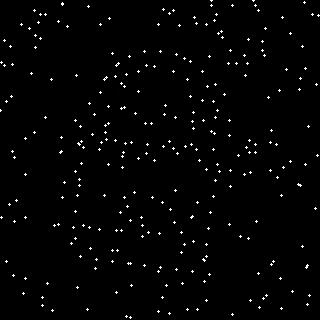
#> input picture stimuli/selection/padlock_06s_15.jpg, 320 x 320 px
$ python sandbox.py
#> lines starting #> are read from the running program, lines starting #| are printed output that depends on the picture
#> further down, original is the input picture: shape (320, 320, 3); min 0, max 255, mean 4.6
### algorithms/position_utils.py
import cv2
import numpy as np


# find number of dots in an image that has only dots
def stimuli_dots(image):  # counts gives the dots on the image
  ''' get the position of dots on the ground truth (dotted) or constellation image'''
  gray = cv2.cvtColor(image, cv2.COLOR_BGR2GRAY)
  gray = cv2.resize(gray, (320, 320))
  ## threshold
  th, threshed = cv2.threshold(gray, 100, 255, cv2.THRESH_BINARY)
#> threshed: shape (320, 320); 1.5% white in thin lines or dots
  ## findcontours
  cnts = cv2.findContours(threshed, cv2.RETR_LIST, cv2.CHAIN_APPROX_SIMPLE)[-2]
#> cnts = 293 contours, all with area under 20
  return cnts


def find_dot_centres(cnts):
  '''returns the Xs,Ys i.e a list of x and y co-ordinates for centre of the given list of contours'''
  Xs, Ys = np.zeros(len(cnts)), np.zeros(len(cnts))
#> Xs = 293 values from 0 to 0; Ys = 293 values from 0 to 0
  for ind, cnt in enumerate(cnts):
    M = cv2.moments(cnt)
    Xs[ind] = int(M["m10"] / M["m00"])
    Ys[ind] = int(M["m01"] / M["m00"])
#> this loop made 293 passes
#> cnt on passes 1 to 3: [[130, 316], [129, 317], [130, 318], [131, 317]], [[126, 315], [125, 316], [126, 317], [127, 316]], [[232, 313], [231, 314], [232, 315], [233, 314]]
#> after the loop, Xs = 293 values, max 318 at index 275, min 0 at index 190, mean 160.3; Ys = 293 values, max 317 at index 0, min 0 at index 291, mean 150.8
  return Xs, Ys


# [33 lines left out: functions drawing_figure, points_on_image, not called in this run]

### algorithms/denoise.py
import numpy as np
import pandas as pd
from sklearn.neighbors import NearestNeighbors


# [86 lines left out: functions remove_outliers_knn, remove_outliers_radius, remove_small_graphs, remove_small_graphs_adaptive, not called in this run]


def find_connected_graphs(n_points, connection_matrix):
  visited = set()
  graphs = []
  for i in range(n_points):
    if i in visited:
      continue
    graph = find_graph_for_point(i, connection_matrix, {i})
    visited.update(graph)
    graphs.append(graph)
  return graphs


def find_graph_for_point(point_idx, connection_matrix, visited_points):
  connected_points = np.argwhere(connection_matrix[point_idx] == 1)
  for connected_idx in connected_points:
    if connected_idx[0] not in visited_points:
      visited_points.add(connected_idx[0])
      find_graph_for_point(connected_idx[0], connection_matrix, visited_points)
  return visited_points

### algorithms/sandbox.py
import cv2
import numpy as np
import pandas as pd
from sklearn.neighbors import NearestNeighbors

from denoise import find_connected_graphs
from position_utils import find_dot_centres, stimuli_dots


def random_color():
  return np.random.randint(0, 255), np.random.randint(0, 255), np.random.randint(0, 255)


def draw_neighbours(image, points, knn):
  for index, point in points.iterrows():
    neighbour_idxs = knn.kneighbors(point.values.reshape(1, -1), return_distance=False)[0]
    [cv2.line(image, point.values, points.iloc[ni].values, (0, 255), 1) for ni in neighbour_idxs]


def draw_filtered_points(image, filtered_points, color=(0, 0, 255)):
  [cv2.circle(image, point, 1, color, -1) for point in filtered_points.values]


def draw_graph(image, graph, points, color=(0, 200, 200)):
  [cv2.circle(image, point, 1, color, -1) for point in points.iloc[graph].values]


original = cv2.imread('../stimuli/selection/padlock_06s_15.jpg')
xs, ys = find_dot_centres(stimuli_dots(original))
#> xs has the same summary as Xs in find_dot_centres; ys has the same summary as Ys in find_dot_centres
df = pd.DataFrame({'x': xs, 'y': ys}, dtype=int)
#> df = table of 293 rows and 2 columns
k = 3
depth = 2

cv2.imshow("original", original)

for i in range(depth):
  print(f"Iteration {i}, points: {len(df)}")
  knn = NearestNeighbors(n_neighbors=k + i)
  knn.fit(df.values)

  connection_graph_img = original.copy()
  filtered_points_img = original.copy()
  graphs_img = original.copy()
  graph_points_img = original.copy()

  draw_neighbours(connection_graph_img, df, knn)

  connection_matrix = knn.kneighbors_graph(df.values).toarray().astype(int)
  graphs = find_connected_graphs(len(df), connection_matrix)
  sorted_sizes = sorted([len(g) for g in graphs], reverse=True)
  print(sorted_sizes)
  print(sorted_sizes[:int(len(graphs) * 0.7)])
  # mean_of_top = np.mean(sorted_sizes[:int(len(graphs) * 0.7)], dtype=int)
  min_of_top = min(sorted_sizes[:int(len(graphs) * 0.7)])
  print(min_of_top)

#> (the run stopped early here; a loop or call above may not have finished)

$ run again, with stimuli/selection/aardvark_01b_13.jpg copied over stimuli/selection/padlock_06s_15.jpg
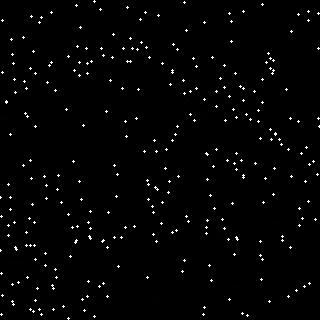
#> input picture stimuli/selection/aardvark_01b_13.jpg, 320 x 320 px
#> original is the input picture: shape (320, 320, 3); min 0, max 255, mean 4.7
#> threshed: shape (320, 320); 1.5% white in thin lines or dots
#> cnts = 296 contours, all with area under 20
#> in find_dot_centres, `Xs, Ys = np.zeros(len(cnts)), np.zeros(len(cnts))`: Xs = 296 values from 0 to 0
#> the loop in find_dot_centres, `for ind, cnt in enumerate(cnts):` made 296 passes
#> cnt on passes 1 to 3: [[68, 317], [67, 318], [68, 319], [69, 318]], [[94, 315], [93, 316], [94, 317], [95, 316]], [[247, 314], [246, 315], [247, 316], [248, 315]]
#> after the loop in find_dot_centres, `for ind, cnt in enumerate(cnts):`: Xs = 296 values, max 318 at index 173, min 0 at index 51, mean 151.6; Ys = 296 values, max 318 at index 0, min 1 at index 295, mean 157.9
#> xs has the same summary as Xs in find_dot_centres; ys has the same summary as Ys in find_dot_centres
#> df = table of 296 rows and 2 columns

$ run again, with stimuli/selection/bag_04s_11.jpg copied over stimuli/selection/padlock_06s_15.jpg
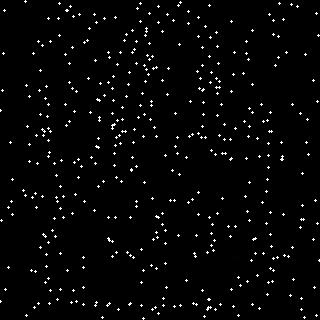
#> input picture stimuli/selection/bag_04s_11.jpg, 320 x 320 px
#> original is the input picture: shape (320, 320, 3); min 0, max 255, mean 6.8
#> threshed: shape (320, 320); 2.2% white in thin lines or dots
#> cnts = 425 contours, all with area under 20
#> in find_dot_centres, `Xs, Ys = np.zeros(len(cnts)), np.zeros(len(cnts))`: Xs = 425 values from 0 to 0
#> the loop in find_dot_centres, `for ind, cnt in enumerate(cnts):` made 425 passes
#> cnt on passes 1 to 3: [[143, 317], [142, 318], [143, 319], [144, 318]], [[304, 316], [303, 317], [304, 318], [305, 317]], [[102, 316], [101, 317], [102, 318], [103, 317]]
#> after the loop in find_dot_centres, `for ind, cnt in enumerate(cnts):`: Xs = 425 values, max 318 at index 72, min 0 at index 33, mean 156.8; Ys = 425 values, max 318 at index 0, min 1 at index 424, mean 156.8
#> xs has the same summary as Xs in find_dot_centres; ys has the same summary as Ys in find_dot_centres
#> df = table of 425 rows and 2 columns

$ run again, with stimuli/selection/beer_05s_11.jpg copied over stimuli/selection/padlock_06s_15.jpg
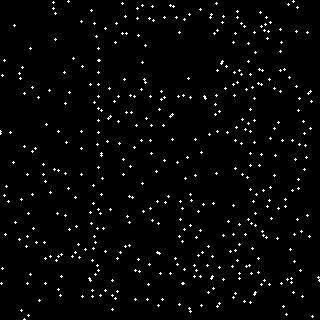
#> input picture stimuli/selection/beer_05s_11.jpg, 320 x 320 px
#> original is the input picture: shape (320, 320, 3); min 0, max 255, mean 6.7
#> threshed: shape (320, 320); 2.2% white in thin lines or dots
#> cnts = 431 contours, all with area under 20
#> in find_dot_centres, `Xs, Ys = np.zeros(len(cnts)), np.zeros(len(cnts))`: Xs = 431 values from 0 to 0
#> the loop in find_dot_centres, `for ind, cnt in enumerate(cnts):` made 431 passes
#> cnt on passes 1 to 3: [[24, 318], [23, 319], [25, 319]], [[312, 315], [311, 316], [312, 317], [313, 316]], [[28, 314], [27, 315], [28, 316], [29, 315]]
#> after the loop in find_dot_centres, `for ind, cnt in enumerate(cnts):`: Xs = 431 values, max 318 at index 52, min 0 at index 268, mean 170.1; Ys = 431 values, max 318 at index 0, min 1 at index 429, mean 165.1
#> xs has the same summary as Xs in find_dot_centres; ys has the same summary as Ys in find_dot_centres
#> df = table of 431 rows and 2 columns
